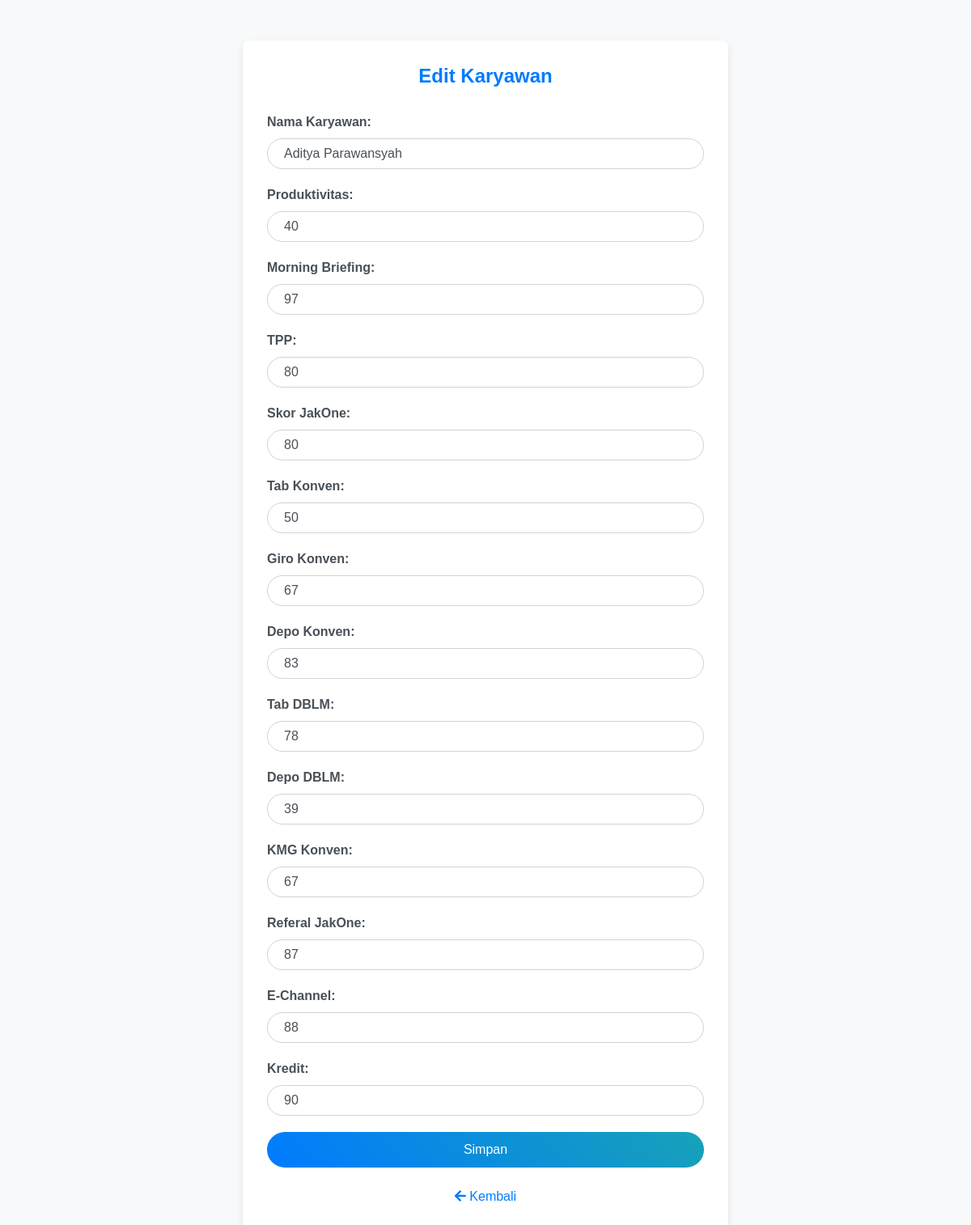
Screenshot of /config/edit_alternative.php?id=3&aksi=ubah (signed in) with the database file from the repository.
### tables this page shows
CREATE TABLE `alternatives` (
  `id` int NOT NULL,
  `name` varchar(255) NOT NULL,
  `value1` float DEFAULT '1',
  `value2` float DEFAULT '1',
  `value3` float DEFAULT '1',
  `value4` float DEFAULT '1',
  `value5` float DEFAULT '1',
  `value6` float DEFAULT '1',
  `value7` float DEFAULT '1',
  `value8` float DEFAULT '1',
  `value9` float DEFAULT '1',
  `value10` float DEFAULT '1',
  `value11` float DEFAULT '1',
  `value12` float DEFAULT '1',
  `value13` float DEFAULT '1'
);

### view/alternatives.php (called while the page is built, shortened)
<?php
$connection = new mysqli("localhost", "root", "", "sawdanwp");
function getAlternative($id)
{
    global $connection;
    $stmt = $connection->prepare("SELECT * FROM alternatives WHERE id = ?");
    $stmt->bind_param("i", $id);
    $stmt->execute();
    $result = $stmt->get_result();
    if (
        $result->num_rows > 0
    ) {
        $alternative = $result->fetch_assoc();
    } else {
        $alternative = null;
    }
    return $alternative;
}

### view/criteria.php (called while the page is built, shortened)
<?php
require_once 'alternatives.php';
$connection = new mysqli("localhost", "root", "", "sawdanwp");
function getCriteriaNames()
{
    global $connection;
    $query = "SELECT name FROM criteria";
    $result = $connection->query($query);
    $criteriaNames = [];
    while ($row = $result->fetch_assoc()) {
        $criteriaNames[] = $row['name'];
    }
    return $criteriaNames;
}

### config/edit_alternative.php (the view, shortened to what this page needs)
<?php
require_once '../view/criteria.php';
require_once '../view/alternatives.php';
$id = $_GET['id'] ?? null;
$alternative = ($id) ? getAlternative($id) : null;
$criteriaNames = getCriteriaNames() ?? [];
$availableValues = [];
foreach ($alternative as $key => $val) {
    if (preg_match('/^value(\d+)$/', $key, $m)) {
        $availableValues[(int)$m[1]] = $val;
    }
}
ksort($availableValues);
?>
<!DOCTYPE html>
<html>
<?php include 'head.php'; ?>
<body>
    <div class="container">
        <h1>Edit Karyawan</h1>
        <form method="post" action="process_alternative.php?mode=update&id=<?= $id ?>">
            <div class="form-group">
                <label>Nama Karyawan:</label>
                <input type="text" name="name" class="form-control"
                    value="<?= htmlspecialchars($alternative['name']) ?>" required>
            </div>
            <?php
            foreach ($availableValues as $index => $value):
            ?>
                <div class="form-group">
                    <label><?= ucfirst($criteriaNames[$index - 1] ?? "Kriteria $index") ?>:</label>
                    <input type="number" class="form-control"
                        name="value[]" value="<?= htmlspecialchars($value) ?>" step="0.01" required>
                </div>
            <?php
            endforeach;
            ?>
            <button type="submit" class="btn btn-primary">Simpan</button>
        </form>
        <br>
        <center>
            <a href="../view/dashboard.php?show=nilai"><i class="fas fa-arrow-left text"></i> Kembali</a>
        </center>
    </div>
</body>
</html>

### config/head.php (style rules this page uses)
body { background-color: #f8f9fa; font-family: "Arial", sans-serif; }
.container { max-width: 600px; margin: 50px auto; background: #ffffff; padding: 30px; border-radius: 8px; box-shadow: 0 4px 8px rgba(0, 0, 0, 0.1); }
h1 { font-size: 24px; font-weight: bold; text-align: center; color: #007bff; margin-bottom: 30px; }
.form-group label { font-weight: bold; color: #495057; }
.form-control { width: 100%; border-radius: 30px; padding: 10px 20px; margin-bottom: 20px; border: 1px solid #ced4da; }
.btn-primary { background: linear-gradient(45deg, #007bff, #17a2b8); border: none; border-radius: 30px; padding: 10px 20px; color: #fff; font-size: 16px; transition: background 0.3s ease; width: 100%; }

### rows the page displays
alternatives: name "Aditya Parawansyah", value1 "40", value2 "97", value3 "80", value5 "50", value7 "83", value8 "78", value9 "39", value11 "87", value12 "88", value13 "90"

### other values shown
$criteriaNames[$index - 1] "Produktivitas"
$criteriaNames[$index - 1] "Morning Briefing"
$criteriaNames[$index - 1] "TPP"
$criteriaNames[$index - 1] "Skor JakOne"
$criteriaNames[$index - 1] "Tab Konven"
$criteriaNames[$index - 1] "Giro Konven"
$criteriaNames[$index - 1] "Depo Konven"
$criteriaNames[$index - 1] "Tab DBLM"
$criteriaNames[$index - 1] "Depo DBLM"
$criteriaNames[$index - 1] "KMG Konven"
$criteriaNames[$index - 1] "Referal JakOne"
$criteriaNames[$index - 1] "E-Channel"
$criteriaNames[$index - 1] "Kredit"
